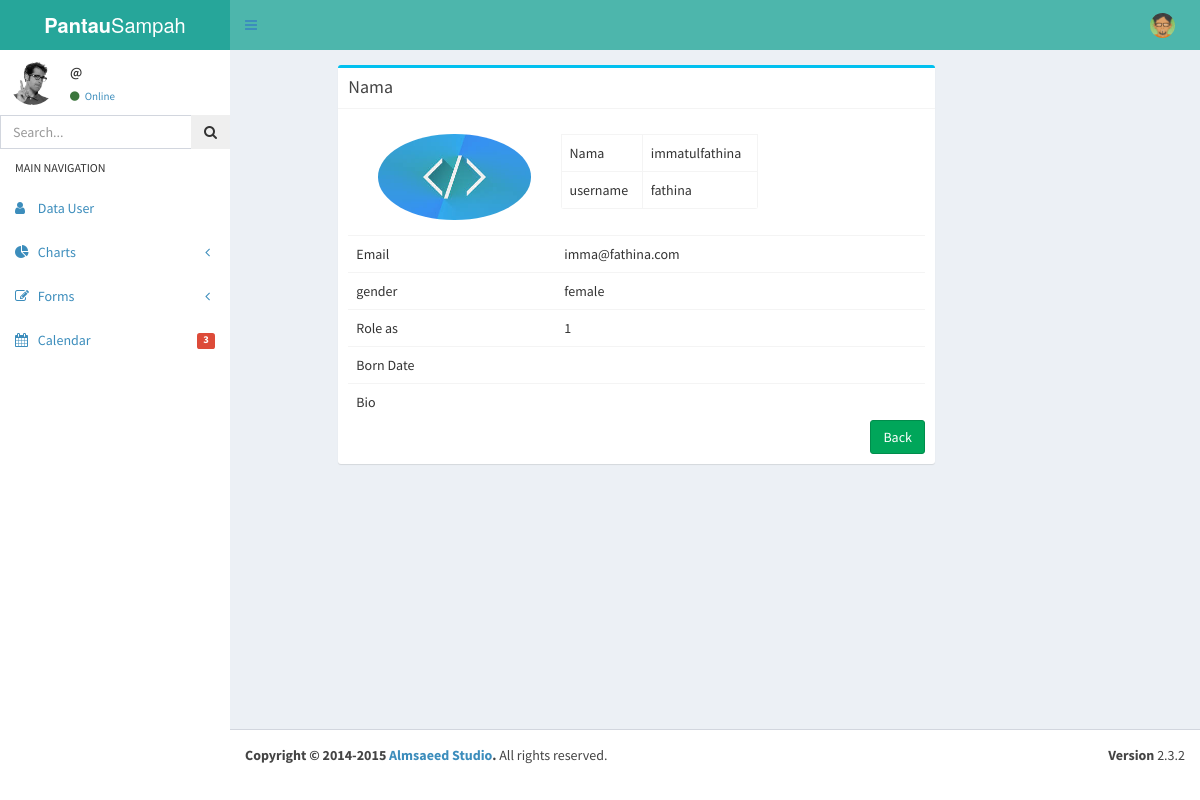
The app's page /index.php/crud/viewmoreuser/2 with its own data.
### tables this page shows
CREATE TABLE IF NOT EXISTS `user` (
  `id` int(11) NOT NULL AUTO_INCREMENT,
  `nama` varchar(50) NOT NULL,
  `username` varchar(50) NOT NULL,
  `password` varchar(50) NOT NULL,
  `email` varchar(50) NOT NULL,
  `bio` text NOT NULL,
  `born_date` varchar(70) NOT NULL,
  `gender` varchar(8) DEFAULT NULL,
  `role_id` int(2) DEFAULT NULL,
  `create_at` timestamp NOT NULL DEFAULT CURRENT_TIMESTAMP,
  `edit_at` timestamp NOT NULL DEFAULT '0000-00-00 00:00:00',
  PRIMARY KEY (`id`)
);

### application/controllers/Crud.php (called while the page is built, shortened)
<?php
class crud extends CI_Controller
{
	function __construct()
	{
		$this->load->library('form_validation');
		$this->load->model('crudmodel');
	}
  public function viewmoreuser()
  {
  	$kd = $this->uri->segment(3);
		$dt = $this->crudmodel->editmore($kd);
		$data['nama'] = $dt->nama;
		$data['username'] = $dt->username;
		$data['password'] = $dt->password;
		$data['email'] = $dt->email;
		$data['gender'] = $dt->gender;
		$data['role_id'] = $dt->role_id;
		$data['bio'] = $dt->bio;
		$data['born_date'] = $dt->born_date;
		$data['id'] = $kd;
  	$this->load->view('templateadmin/vmoreuser', $data);
  }
}

### index.php (called while the page is built, shortened)
<?php
require_once BASEPATH.'core/CodeIgniter.php';

### application/models/Crudmodel.php (called while the page is built, shortened)
<?php
class crudmodel extends CI_Model
{
    public function editmore($a)
    {
    	$d = $this->db->get_where('user', array('id' => $a))->row();
 		return $d;
    }
}

### application/views/templateadmin/vmoreuser.php (the view, shortened to what this page needs)
<div class="content-wrapper">
	<div class="content-header">
		<div class="col-md-offset-1 col-md-8">
			<div class="box box-info">
				<div class="box-header with-border">
					<h2 class="box-title">Nama</h2>
				</div>
				<div class="box-body">
						<div class="panel-body">
							<div class="col-xs-12 col-md-4">
								<img class="img-responsive img-circle" />
							</div>
							<div class="col-xs-12 col-md-5">
								<div class="box-body table-responsive no-padding">
									<table class="table table-bordered table-hover">
										<tr>
											<td>
												Nama
											</td>
											<td>
												<?php echo $nama ?>
											</td>
										</tr>
										<tr>
											<td>
												username
											</td>
											<td>
												<?php echo $username ?>
											</td>
										</tr>
									</table>
								</div>
							</div>
						</div>
						<div class="box-body table-responsive no-padding">
							<table class="table table-hover">
								<tr>
									<td>
										Email
									</td>
									<td>
										<?php echo $email ?>
									</td>
								</tr>
								<tr>
									<td>
										gender
									</td>
									<td>
										<?php echo $gender ?>
									</td>
								</tr>
								<tr>
									<td>
									 Role as
									</td>
									<td>
										<?php echo $role_id ?>
									</td>
								</tr>
								<tr>
									<td>
										Born Date
									</td>
									<td>
									</td>
								</tr>
								<tr>
									<td>
										Bio
									</td>
									<td>
									</td>
								</tr>
							</table>
						</div>
					<a href="<?php echo site_url('crud') ?>" class="btn btn-success pull-right">Back</a>
				</div>
			</div>
		</div>
	</div>
</div>

### records on screen
user: nama "immatulfathina", username "fathina", email "imma@fathina.com", gender "female", role "1"
